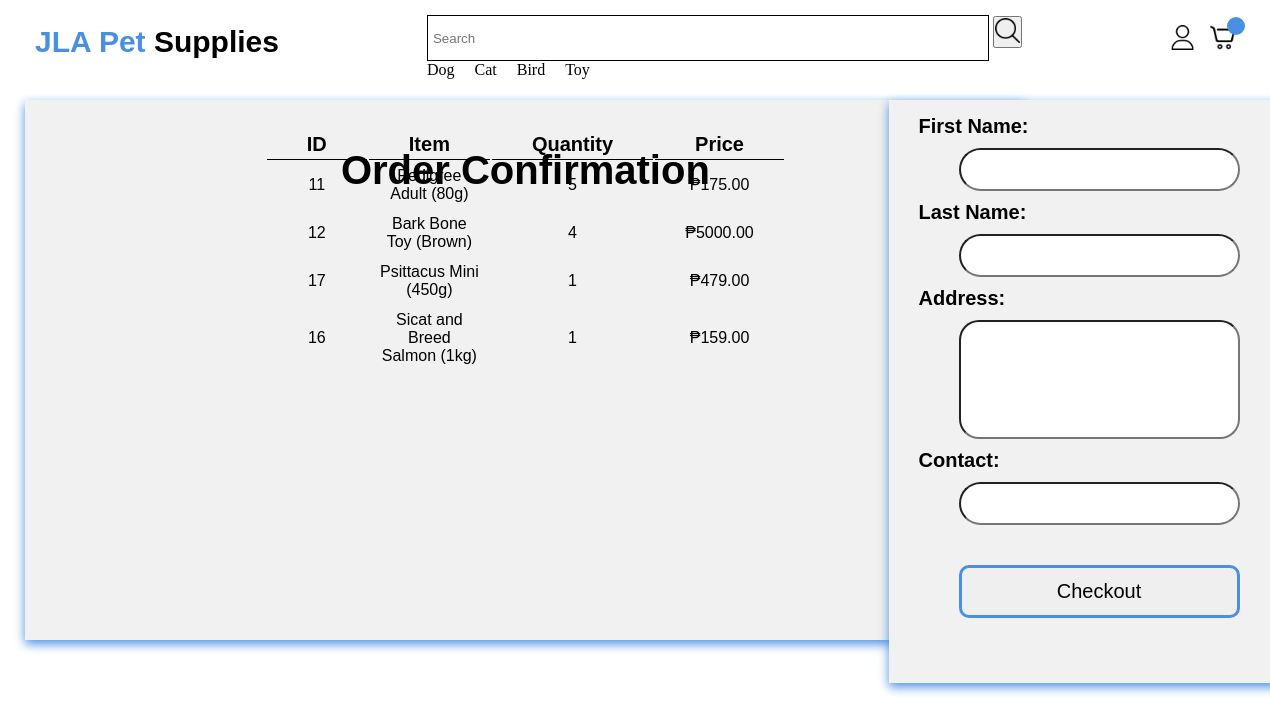
Page /order_confirmation/81/ on the committed database.
### app/models.py (models this page shows, shortened)
class OrderItem(models.Model):
    ordered = models.ForeignKey(Order, on_delete=models.CASCADE, related_name='items')
    item = models.ForeignKey(Item, on_delete=models.CASCADE)
    quantity = models.IntegerField(default=1)
    price = models. DecimalField(max_digits=10, decimal_places=2)

class Item(models.Model):
    seller = models.ForeignKey(User, on_delete=models.CASCADE, null=True)
    category = models.ForeignKey(Category, related_name='item', on_delete=models.CASCADE, null=True, blank=True)
    title = models.CharField(max_length=100)
    price = models.DecimalField(max_digits=10, decimal_places=2)
    stock = models.PositiveIntegerField(default=0)
    image = models.ImageField(upload_to='item_images/', null=True, blank=True)

### app/views.py (the view, shortened to what this page needs)
# urls.py: path('order_confirmation/<int:order_id>/', OrderConfirmationView.as_view(), name='order_confirmation'),
class OrderConfirmationView(TemplateView):
    template_name = 'app/order_confirmation.html'
    def get_context_data(self, **kwargs):
        context = super().get_context_data(**kwargs)
        order_id = self.kwargs['order_id']
        order = get_object_or_404(Order, id=order_id)
        context['order'] = order
        context['order_items'] = order.items.all()
        for item in context['order_items']:
            item.sub_total = item.quantity * item.price
        return context

### app/templates/app/order_confirmation.html (shortened to what this page needs)
{% extends 'app/base.html' %}
{% load static %}
{% block content %}
    <div class="orderpage">
        <h2>Order Confirmation</h2>
        <div class="ordertable">
            <table>
                <thead>
                    <tr>
                        <th>ID</th>
                        <th>Item</th>
                        <th>Quantity</th>
                        <th>Price</th>
                    </tr>
                </thead>
                <tbody>
                {% for item in order_items %}
                    <tr>
                        <td>{{ item.item_id }}</td>
                        <td>{{ item.item.title }}</td>
                        <td>{{ item.quantity }}</td>
                        <td>₱{{ item.sub_total|floatformat:2 }}</td>
                    </tr>
                {% endfor %}
                </tbody>
            </table>
        </div>
    </div>
        <div class="order_items">
            <form method="POST">
                <label>First Name:</label>
                    <input type="text" name="first_name" required>
                <label>Last Name:</label>
                    <input type="text" name="last_name" required>
                <label>Address:</label>
                    <input type="text" class="orderaddress" name="address" required>
                <label>Contact:</label>
                    <input type="number" name="contact" required>
                <button type="submit">Checkout</button>
            </form>
        </div>
{% endblock content %}

### static/css/style.css (style rules this page uses)
* { margin: 0; padding: 0; }
html { width: 100%; font-family: sans-serif; font-size: 10px; scroll-behavior: smooth; }
body { background-color: white; color: black; font-size: 1.6rem; }
.orderpage { position: relative; display: flex; align-items: center; justify-content: center; width: 100%; max-width: 300px; max-height: 180px; top: 100px; left: 2%; padding: 180px 350px; background-color: #f1f1f1; box-shadow: 0px 4px 10px #4a90e2; }
.orderpage h2 { position: fixed; margin-top: -400px; font-size: 4rem; }
.orderpage .ordertable { position: relative; box-sizing: border-box; margin: 0; top: -120px; }
.orderpage .ordertable tr th { padding: 0.3rem 4rem; font-size: 2rem; text-align: center; border-bottom: 1px solid black; }
.orderpage .ordertable td { padding: 5px 10px; text-align: center; }
.order_items { position: absolute; display: flex; flex-wrap: wrap; align-items: center; justify-content: center; width: 100%; max-width: 100px; top: 100px; left: 70%; padding: 55px 160px; background-color: #f1f1f1; box-shadow: 0px 4px 10px #4a90e2; }
.order_items label { position: relative; display: block; font-weight: bold; font-size: 2rem; top: -40px; left: -40px; margin-bottom: 20px; }
.order_items input { position: relative; top: -50px; padding: 12px 50px; border-radius: 50px; }
.order_items .orderaddress { padding: 50px 50px; border-radius: 20px; }
.order_items button { position: relative; display: flex; justify-content: center; color: black; width: 100%; border: 3px solid #4a90e2; padding: 12px 16px; font-size: 2rem; cursor: pointer; border-radius: 10px; top: -10px; transition: 0.3s ease all; z-index: 1; }
.order_items button:before { transition: 0.5s all ease; position: absolute; top: 0; left: 50%; right: 50%; bottom: 0; opacity: 0; content: ''; background-color: #4a90e2; z-index: -1; }

### rows in the picture
OrderItem: item_id "11", item "Pedigree Adult (80g)", quantity "5", sub_total "175.00"
OrderItem: item_id "12", item "Bark Bone Toy (Brown)", quantity "4", sub_total "5000.00"
OrderItem: item_id "17", item "Psittacus Mini (450g)", quantity "1", sub_total "479.00"
OrderItem: item_id "16", item "Sicat and Breed Salmon (1kg)", quantity "1", sub_total "159.00"
